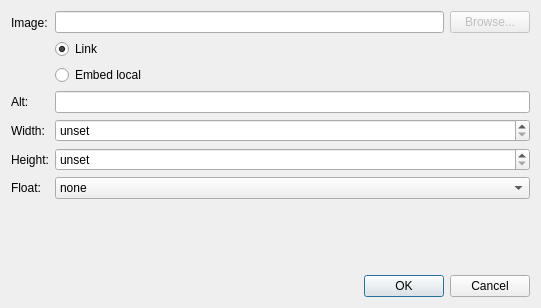
<?xml version="1.0" encoding="UTF-8"?>
<ui version="4.0">
 <class>ImageDialog</class>
 <widget class="QDialog" name="ImageDialog">
  <property name="geometry">
   <rect>
    <x>0</x>
    <y>0</y>
    <width>541</width>
    <height>308</height>
   </rect>
  </property>
  <property name="windowTitle">
   <string>Insert image...</string>
  </property>
  <layout class="QVBoxLayout" name="verticalLayout_2">
   <item>
    <layout class="QFormLayout" name="formLayout">
     <item row="0" column="0">
      <widget class="QLabel" name="label">
       <property name="text">
        <string>Image:</string>
       </property>
      </widget>
     </item>
     <item row="0" column="1">
      <layout class="QVBoxLayout" name="verticalLayout">
       <item>
        <layout class="QHBoxLayout" name="horizontalLayout">
         <item>
          <widget class="QLineEdit" name="Path_">
           <property name="clearButtonEnabled">
            <bool>true</bool>
           </property>
          </widget>
         </item>
         <item>
          <widget class="QPushButton" name="Browse_">
           <property name="enabled">
            <bool>false</bool>
           </property>
           <property name="text">
            <string>Browse...</string>
           </property>
           <property name="icon">
            <iconset theme="document-open">
             <normaloff>.</normaloff>.</iconset>
           </property>
          </widget>
         </item>
        </layout>
       </item>
       <item>
        <widget class="QRadioButton" name="TypeLink_">
         <property name="text">
          <string>Link</string>
         </property>
         <property name="checked">
          <bool>true</bool>
         </property>
        </widget>
       </item>
       <item>
        <widget class="QRadioButton" name="TypeEmbed_">
         <property name="text">
          <string>Embed local</string>
         </property>
         <property name="checked">
          <bool>false</bool>
         </property>
        </widget>
       </item>
      </layout>
     </item>
     <item row="1" column="0">
      <widget class="QLabel" name="label_2">
       <property name="text">
        <string>Alt:</string>
       </property>
      </widget>
     </item>
     <item row="1" column="1">
      <widget class="QLineEdit" name="Alt_">
       <property name="clearButtonEnabled">
        <bool>true</bool>
       </property>
      </widget>
     </item>
     <item row="2" column="0">
      <widget class="QLabel" name="label_3">
       <property name="text">
        <string>Width:</string>
       </property>
      </widget>
     </item>
     <item row="2" column="1">
      <widget class="QSpinBox" name="Width_">
       <property name="specialValueText">
        <string>unset</string>
       </property>
       <property name="suffix">
        <string> px</string>
       </property>
       <property name="maximum">
        <number>10000</number>
       </property>
      </widget>
     </item>
     <item row="3" column="0">
      <widget class="QLabel" name="label_4">
       <property name="text">
        <string>Height:</string>
       </property>
      </widget>
     </item>
     <item row="3" column="1">
      <widget class="QSpinBox" name="Height_">
       <property name="specialValueText">
        <string>unset</string>
       </property>
       <property name="suffix">
        <string> px</string>
       </property>
       <property name="maximum">
        <number>10000</number>
       </property>
      </widget>
     </item>
     <item row="4" column="0">
      <widget class="QLabel" name="label_5">
       <property name="text">
        <string>Float:</string>
       </property>
      </widget>
     </item>
     <item row="4" column="1">
      <widget class="QComboBox" name="Float_">
       <item>
        <property name="text">
         <string>none</string>
        </property>
       </item>
       <item>
        <property name="text">
         <string>left</string>
        </property>
       </item>
       <item>
        <property name="text">
         <string>right</string>
        </property>
       </item>
      </widget>
     </item>
    </layout>
   </item>
   <item>
    <widget class="QDialogButtonBox" name="buttonBox">
     <property name="orientation">
      <enum>Qt::Horizontal</enum>
     </property>
     <property name="standardButtons">
      <set>QDialogButtonBox::Cancel|QDialogButtonBox::Ok</set>
     </property>
    </widget>
   </item>
  </layout>
 </widget>
 <resources/>
 <connections>
  <connection>
   <sender>buttonBox</sender>
   <signal>accepted()</signal>
   <receiver>ImageDialog</receiver>
   <slot>accept()</slot>
   <hints>
    <hint type="sourcelabel">
     <x>248</x>
     <y>254</y>
    </hint>
    <hint type="destinationlabel">
     <x>157</x>
     <y>274</y>
    </hint>
   </hints>
  </connection>
  <connection>
   <sender>buttonBox</sender>
   <signal>rejected()</signal>
   <receiver>ImageDialog</receiver>
   <slot>reject()</slot>
   <hints>
    <hint type="sourcelabel">
     <x>316</x>
     <y>260</y>
    </hint>
    <hint type="destinationlabel">
     <x>286</x>
     <y>274</y>
    </hint>
   </hints>
  </connection>
 </connections>
</ui>
